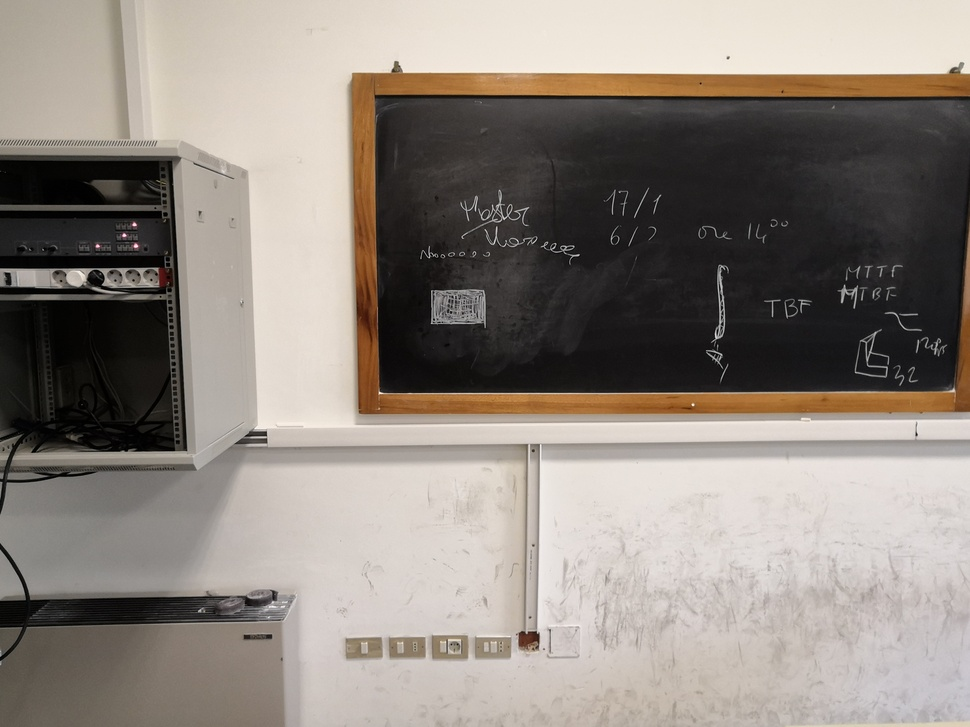
#> input picture main/honor2m/test2.jpg, 970 x 727 px, shrunk from 5120 x 3840 before the run; its folder holds only this picture in this run
$ python calibration.py
#> lines starting #> are read from the running program, lines starting #| are printed output that depends on the picture
import numpy as np
import cv2
import glob
# prova
# Define the chess board rows and columns
rows = 4
cols = 5
# Set the termination criteria for the corner sub-pixel algorithm
criteria = (cv2.TERM_CRITERIA_MAX_ITER + cv2.TERM_CRITERIA_EPS, 30, 0.005)

# Prepare the object points: (0,0,0), (1,0,0), (2,0,0), ..., (6,5,0). They are the same for all images
objectPoints = np.zeros((rows * cols, 3), np.float32)
objectPoints[:, :2] = np.mgrid[0:rows, 0:cols].T.reshape(-1, 2)

# Create the arrays to store the object points and the image points
objectPointsArray = []
imgPointsArray = []

print("loading images")

# set different distance
meter1 = "./1m/*.jpg"
meter2 = "./2m/*.jpg"
meter3 = "./3m/*.jpg"
meter4 = "./4m/*.jpg"
cameraD = "./camera davide/*.jpg"
cameraD4m = "./nexus 5x 4m/*.jpg"
nexus1m = "./nexus 5x 1m portrait/*.jpg"
nexus5xportrait1mfront = "./nexus5xportrait1mfront/*.jpg"
honor1m = "./honor1m/*.jpg"
honor2m = "./honor2m/*.jpg"
honor5m = "./honor5m/*.jpg"


k = 1

for path in glob.glob(honor2m):

    print("image " + k.__str__() + " loaded")

    k = k + 1

    # Load the image and convert it to gray scale
    img = cv2.imread(path)
#> img is the input picture: shape (727, 970, 3); mean B, G, R 126.3, 133.7, 141.9
    gray = cv2.cvtColor(img, cv2.COLOR_BGR2GRAY)
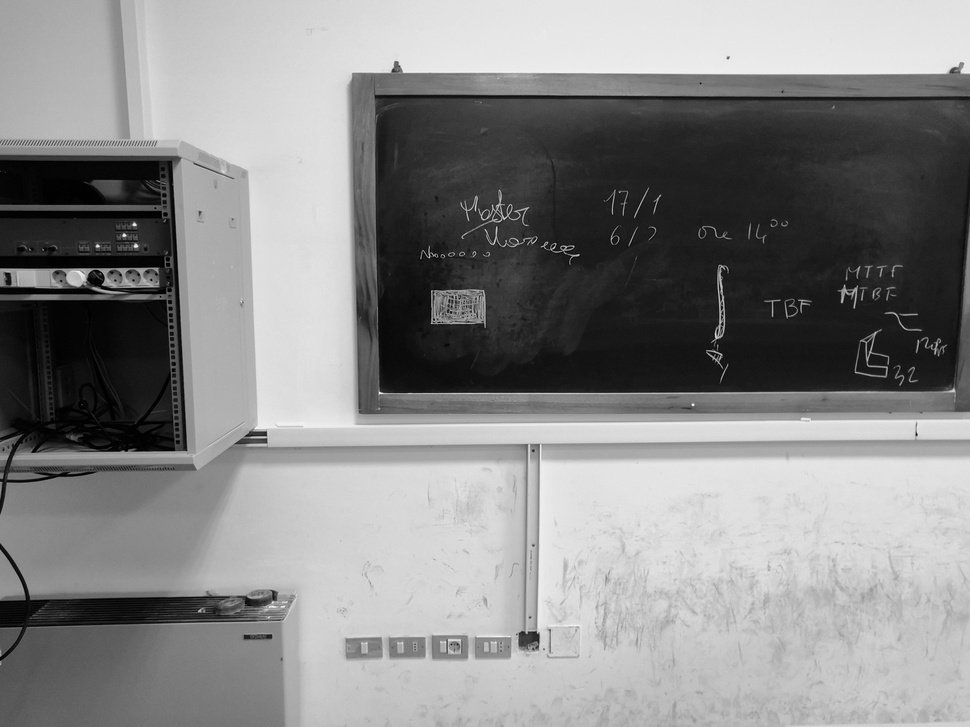
#> gray: shape (727, 970); min 0, max 253, mean 135.4

    # Find the chess board corners
    ret, corners = cv2.findChessboardCorners(gray, (rows, cols), None)
#> ret = False; corners = None

    # Make sure the chess board pattern was found in the image
    if ret:
        print("true")

        # Refine the corner position
        corners = cv2.cornerSubPix(gray, corners, (5, 5), (-1, -1), criteria)

        # Add the object points and the image points to the arrays
        objectPointsArray.append(objectPoints)
        imgPointsArray.append(corners)

        # Draw the corners on the image
        cv2.drawChessboardCorners(img, (rows, cols), corners, ret)

    # [8 lines of commented-out code are left out]
#> (the run stopped early here; a loop or call above may not have finished)
